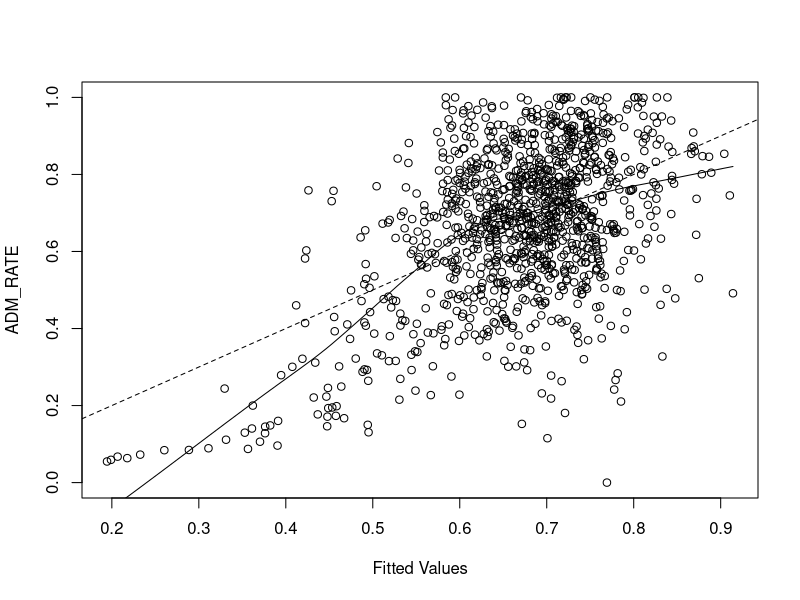
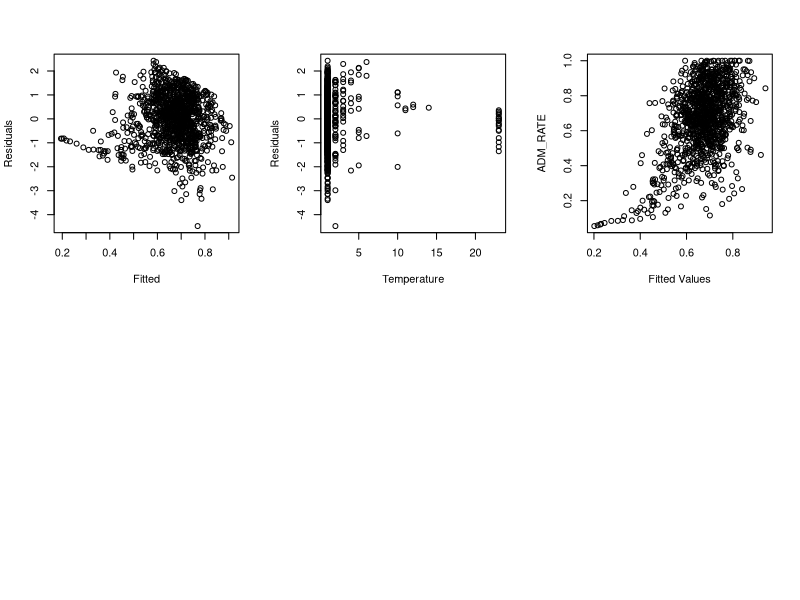

The R script that drew these images, in order:
## ---- chunk 1
knitr::opts_chunk$set(echo = TRUE)
## ---- chunk 2
dataframe<-read.csv("FP_dataset.csv",header=T)
dataframe_sel<-dataframe[,-c(1:3)]
set.seed(1004712965)
sample<-sample.int(n=1508,size=1131,replace=F)
train_set0<-dataframe_sel[sample,]
test_set0<-dataframe_sel[-sample,]
## ---- chunk 3
model_test<-lm(ADM_RATE ~ .,data=train_set0)
summary(model_test)
## ---- chunk 4
dataframe_sel2<-dataframe_sel[,-4]
train_set<-dataframe_sel2[sample,]
test_set<-dataframe_sel2[-sample,]
## ---- chunk 5
library(MASS)
stepAIC(lm(ADM_RATE ~ 1, data=train_set), 
        scope=list(upper=lm(ADM_RATE ~ ., data = train_set)), 
        direction = "forward", k=2)
## ---- chunk 6
stepAIC(lm(ADM_RATE ~ ., data=train_set), 
        scope=list(lower=lm(ADM_RATE ~ 1, data = train_set)), 
        direction = "backward", k=2)
## ---- chunk 7
stepAIC(lm(ADM_RATE ~ 1, data=train_set), 
        scope=list(upper=lm(ADM_RATE ~ ., data = train_set)), 
        direction = "forward", k=log(nrow(train_set)))
## ---- chunk 8
stepAIC(lm(ADM_RATE ~ ., data=train_set), 
        scope=list(lower=lm(ADM_RATE ~ 1, data = train_set)), 
        direction = "backward", k=log(nrow(train_set)))
## ---- chunk 9
stepAIC(lm(ADM_RATE ~ ., data=train_set), direction = "both", k=2)
## ---- chunk 10
stepAIC(lm(ADM_RATE ~ ., data=train_set), direction = "both", k=log(nrow(train_set)))
## ---- chunk 11
model1<-lm(ADM_RATE ~ AVGFACSAL + CONTROL + POVERTY_RATE + 
    PCT_BLACK + NUMBRANCH + FEMALE + COSTT4_A + PFTFAC + MD_FAMINC + 
    PCT_GRAD_PROF + UNEMP_RATE + HSI + PCT_BORN_US, data = train_set)
summary(model1)
## ---- chunk 12
model2<-lm(ADM_RATE ~ NUMBRANCH + CONTROL + TRIBAL + HSI + 
    COSTT4_A + AVGFACSAL + PFTFAC + PAR_ED_PCT_1STGEN + FEMALE + 
    MD_FAMINC + PCT_WHITE + PCT_BA + PCT_GRAD_PROF + POVERTY_RATE + 
    UNEMP_RATE, data = train_set)
summary(model2)
## ---- chunk 13
model3<-lm(ADM_RATE ~ AVGFACSAL + CONTROL + POVERTY_RATE + 
    PCT_BLACK + NUMBRANCH + FEMALE + COSTT4_A, data = train_set)
summary(model3)
## ---- chunk 14
model4<-lm(ADM_RATE ~ NUMBRANCH + HSI + COSTT4_A + AVGFACSAL + 
    FEMALE + PCT_WHITE + POVERTY_RATE, data = train_set)
summary(model4)
## ---- chunk 15
model5<-lm(ADM_RATE ~ NUMBRANCH +HSI + COSTT4_A + AVGFACSAL + 
    FEMALE + PCT_WHITE + POVERTY_RATE, data = train_set)
summary(model5)
## ---- chunk 16
select_criteria = function(model, n)
{
  SSres <- sum(model$residuals^2)
  Rsq_adj <- summary(model)$adj.r.squared
  p <- length(model$coefficients) - 1
  AIC <- n*log(SSres/n) + 2*p
  AICc <- AIC + (2*(p+2)*(p+3)/(n-p-1))
  BIC <- n*log(SSres/n) + (p+2)*log(n)
  res <- c(SSres, Rsq_adj, AIC, AICc, BIC,p)
  names(res) <- c("SSres", "Rsq_adj", "AIC", "AIC_c", "BIC","p")
  return(res)
}
n<-nrow(train_set)
results<-rbind(select_criteria(model1,n),select_criteria(model2,n),select_criteria(model3,n),select_criteria(model4,n))
results

## ---- chunk 17
plot(train_set$ADM_RATE ~ model1$fitted.values, xlab="Fitted Values", ylab="ADM_RATE")
abline(a = 0, b = 1, lty=2)
lines(lowess(model1$fitted.values, train_set$ADM_RATE))
par(mfrow=c(2,3))
plot(rstandard(model1) ~ fitted(model1), xlab="Fitted", ylab="Residuals")
plot(rstandard(model1) ~ train_set$NUMBRANCH, xlab="Temperature", ylab="Residuals")

## ---- chunk 18
install.packages("car")
library(car)
## ---- chunk 19
install.packages("tidyverse")
library(tidyverse)
## ---- chunk 20
new_data<-train_set%>%
    filter(ADM_RATE>0)
multi_mod <- lm(cbind(new_data$ADM_RATE, new_data$AVGFACSAL,new_data$CONTROL,new_data$POVERTY_RATE,new_data$PCT_BLACK,new_data$NUMBRANCH,new_data$FEMALE,new_data$COSTT4_A) ~ 1, data=new_data)
bc <- powerTransform(multi_mod)
summary(bc)


## ---- chunk 21
modelt<-lm(ADM_RATE~ AVGFACSAL + I(log(CONTROL)) + POVERTY_RATE + 
    I(log(PCT_BLACK)) + I(NUMBRANCH^-6) + I(FEMALE^1.5) + COSTT4_A, data = new_data)
summary(modelt)
## ---- chunk 22
plot(new_data$ADM_RATE ~ modelt$fitted.values, xlab="Fitted Values", ylab="ADM_RATE")

## ---- chunk 23
model_3c<-lm(ADM_RATE ~ AVGFACSAL + CONTROL + POVERTY_RATE +
I(NUMBRANCH^-6) + PCT_BLACK + FEMALE + COSTT4_A , data = train_set)
summary(model_3c)
## ---- chunk 24
h <- hatvalues(model_3c)
threshold <- 2 * (length(model_3c$coefficients)/nrow(train_set))

w <- which(h > threshold)
length(w)
## ---- chunk 25
r <- rstandard(model_3c)
which(r>=4|r<=-4)

D <- cooks.distance(model_3c)
cutoff <- qf(0.5, 8, 754-8, lower.tail=T)
which(D > cutoff)

fits <- dffits(model_3c)
cutoff <- 2*sqrt(8/754)
which(abs(fits) > cutoff)
## ---- chunk 26
dfb <- dfbetas(model_3c)
cutoff <- 2/sqrt(754)
which(abs(dfb[,2]) > cutoff)
## ---- chunk 27
train_set1<-train_set[-c(746,740,721,633,300,242,207,83,441,56,174,471,405,703),]
## ---- chunk 28
model_f<-lm(ADM_RATE ~ AVGFACSAL + CONTROL + POVERTY_RATE +
I(NUMBRANCH^-6) + PCT_BLACK + FEMALE + COSTT4_A, data = train_set1)
summary(model_f)
